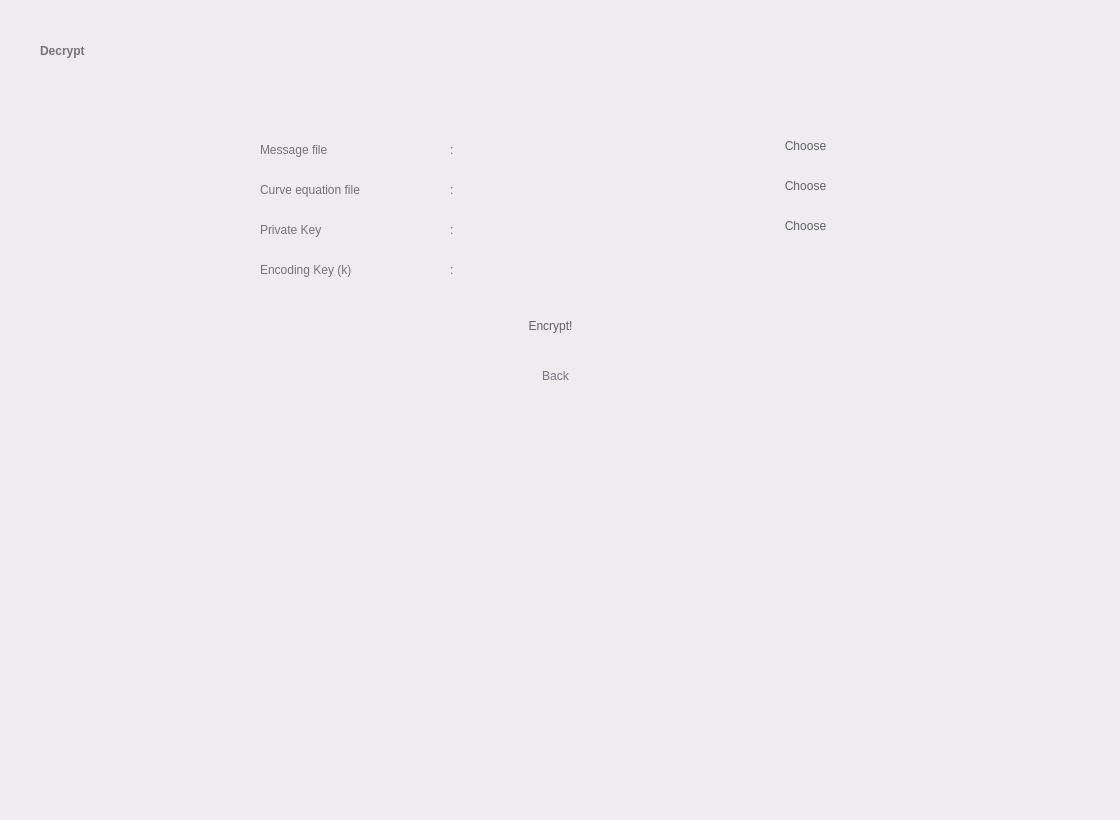
<?xml version="1.0" encoding="UTF-8"?>
<ui version="4.0">
 <class>Widget</class>
 <widget class="QWidget" name="Widget">
  <property name="geometry">
   <rect>
    <x>0</x>
    <y>0</y>
    <width>1120</width>
    <height>820</height>
   </rect>
  </property>
  <property name="windowTitle">
   <string>Widget</string>
  </property>
  <property name="styleSheet">
   <string notr="true">background-color: rgb(238, 236, 239);</string>
  </property>
  <widget class="QWidget" name="widget1" native="true">
   <property name="geometry">
    <rect>
     <x>0</x>
     <y>0</y>
     <width>1121</width>
     <height>821</height>
    </rect>
   </property>
   <property name="styleSheet">
    <string notr="true">QWidget#widget1 {background-color: rgb(246, 245, 247);};

</string>
   </property>
   <widget class="QLabel" name="label">
    <property name="geometry">
     <rect>
      <x>40</x>
      <y>30</y>
      <width>241</width>
      <height>41</height>
     </rect>
    </property>
    <property name="styleSheet">
     <string notr="true">background-color: rgba(255, 255, 255, 0);
color: rgb(116, 116, 118);
font: 36pt &quot;Product Sans&quot;;
font-weight: bold;
</string>
    </property>
    <property name="text">
     <string>Decrypt</string>
    </property>
    <property name="alignment">
     <set>Qt::AlignLeading|Qt::AlignLeft|Qt::AlignVCenter</set>
    </property>
   </widget>
   <widget class="QPushButton" name="goButton">
    <property name="geometry">
     <rect>
      <x>470</x>
      <y>300</y>
      <width>161</width>
      <height>51</height>
     </rect>
    </property>
    <property name="styleSheet">
     <string notr="true">font: 17pt &quot;Product Sans&quot;;
color: rgb(96, 99, 103);
border-radius: 25px;
</string>
    </property>
    <property name="text">
     <string>Encrypt!</string>
    </property>
   </widget>
   <widget class="QLineEdit" name="inputFileField">
    <property name="geometry">
     <rect>
      <x>470</x>
      <y>130</y>
      <width>291</width>
      <height>31</height>
     </rect>
    </property>
    <property name="styleSheet">
     <string notr="true">border-radius: 2px;
padding-left: 10px;
color: rgb(116, 116, 118);
</string>
    </property>
    <property name="readOnly">
     <bool>true</bool>
    </property>
   </widget>
   <widget class="QPushButton" name="messageFileButton">
    <property name="geometry">
     <rect>
      <x>770</x>
      <y>130</y>
      <width>71</width>
      <height>31</height>
     </rect>
    </property>
    <property name="styleSheet">
     <string notr="true">font: 15pt &quot;Product Sans&quot;;
color: rgb(96, 99, 103);
border-radius: 15px;
</string>
    </property>
    <property name="text">
     <string>Choose</string>
    </property>
   </widget>
   <widget class="QLabel" name="label_7">
    <property name="geometry">
     <rect>
      <x>260</x>
      <y>140</y>
      <width>171</width>
      <height>20</height>
     </rect>
    </property>
    <property name="styleSheet">
     <string notr="true">background-color: rgba(255, 255, 255, 0);
font: 15pt &quot;Product Sans&quot;;
color: rgb(116, 116, 118);</string>
    </property>
    <property name="text">
     <string>Message file</string>
    </property>
    <property name="alignment">
     <set>Qt::AlignLeading|Qt::AlignLeft|Qt::AlignVCenter</set>
    </property>
   </widget>
   <widget class="QLabel" name="label_10">
    <property name="geometry">
     <rect>
      <x>260</x>
      <y>220</y>
      <width>171</width>
      <height>20</height>
     </rect>
    </property>
    <property name="styleSheet">
     <string notr="true">background-color: rgba(255, 255, 255, 0);
font: 15pt &quot;Product Sans&quot;;
color: rgb(116, 116, 118);</string>
    </property>
    <property name="text">
     <string>Private Key</string>
    </property>
    <property name="alignment">
     <set>Qt::AlignLeading|Qt::AlignLeft|Qt::AlignVCenter</set>
    </property>
   </widget>
   <widget class="QLabel" name="label_13">
    <property name="geometry">
     <rect>
      <x>450</x>
      <y>140</y>
      <width>16</width>
      <height>20</height>
     </rect>
    </property>
    <property name="styleSheet">
     <string notr="true">background-color: rgba(255, 255, 255, 0);
font: 15pt &quot;Product Sans&quot;;
color: rgb(116, 116, 118);</string>
    </property>
    <property name="text">
     <string>:</string>
    </property>
    <property name="alignment">
     <set>Qt::AlignLeading|Qt::AlignLeft|Qt::AlignVCenter</set>
    </property>
   </widget>
   <widget class="QLabel" name="label_17">
    <property name="geometry">
     <rect>
      <x>450</x>
      <y>220</y>
      <width>16</width>
      <height>20</height>
     </rect>
    </property>
    <property name="styleSheet">
     <string notr="true">background-color: rgba(255, 255, 255, 0);
font: 15pt &quot;Product Sans&quot;;
color: rgb(116, 116, 118);</string>
    </property>
    <property name="text">
     <string>:</string>
    </property>
    <property name="alignment">
     <set>Qt::AlignLeading|Qt::AlignLeft|Qt::AlignVCenter</set>
    </property>
   </widget>
   <widget class="QPushButton" name="backButton">
    <property name="geometry">
     <rect>
      <x>520</x>
      <y>360</y>
      <width>71</width>
      <height>31</height>
     </rect>
    </property>
    <property name="styleSheet">
     <string notr="true">font: 12pt &quot;Product Sans&quot;;
color: rgb(118, 121, 128);
background-color: rgba(255, 255, 255, 0);
border-radius: 15px;
</string>
    </property>
    <property name="text">
     <string>Back</string>
    </property>
   </widget>
   <widget class="QLineEdit" name="encodingKeyField">
    <property name="geometry">
     <rect>
      <x>470</x>
      <y>250</y>
      <width>291</width>
      <height>31</height>
     </rect>
    </property>
    <property name="styleSheet">
     <string notr="true">border-radius: 2px;
padding-left: 10px;
color: rgb(116, 116, 118);
</string>
    </property>
   </widget>
   <widget class="QLabel" name="label_14">
    <property name="geometry">
     <rect>
      <x>260</x>
      <y>260</y>
      <width>171</width>
      <height>20</height>
     </rect>
    </property>
    <property name="styleSheet">
     <string notr="true">background-color: rgba(255, 255, 255, 0);
font: 15pt &quot;Product Sans&quot;;
color: rgb(116, 116, 118);</string>
    </property>
    <property name="text">
     <string>Encoding Key (k)</string>
    </property>
    <property name="alignment">
     <set>Qt::AlignLeading|Qt::AlignLeft|Qt::AlignVCenter</set>
    </property>
   </widget>
   <widget class="QLabel" name="label_19">
    <property name="geometry">
     <rect>
      <x>450</x>
      <y>260</y>
      <width>16</width>
      <height>20</height>
     </rect>
    </property>
    <property name="styleSheet">
     <string notr="true">background-color: rgba(255, 255, 255, 0);
font: 15pt &quot;Product Sans&quot;;
color: rgb(116, 116, 118);</string>
    </property>
    <property name="text">
     <string>:</string>
    </property>
    <property name="alignment">
     <set>Qt::AlignLeading|Qt::AlignLeft|Qt::AlignVCenter</set>
    </property>
   </widget>
   <widget class="QLineEdit" name="messageOutput">
    <property name="geometry">
     <rect>
      <x>260</x>
      <y>420</y>
      <width>591</width>
      <height>181</height>
     </rect>
    </property>
    <property name="styleSheet">
     <string notr="true">border-radius: 2px;
padding-left: 10px;
color: rgb(116, 116, 118);
</string>
    </property>
   </widget>
   <widget class="QLabel" name="label_42">
    <property name="geometry">
     <rect>
      <x>450</x>
      <y>180</y>
      <width>16</width>
      <height>20</height>
     </rect>
    </property>
    <property name="styleSheet">
     <string notr="true">background-color: rgba(255, 255, 255, 0);
font: 15pt &quot;Product Sans&quot;;
color: rgb(116, 116, 118);</string>
    </property>
    <property name="text">
     <string>:</string>
    </property>
    <property name="alignment">
     <set>Qt::AlignLeading|Qt::AlignLeft|Qt::AlignVCenter</set>
    </property>
   </widget>
   <widget class="QLabel" name="label_43">
    <property name="geometry">
     <rect>
      <x>260</x>
      <y>180</y>
      <width>171</width>
      <height>20</height>
     </rect>
    </property>
    <property name="styleSheet">
     <string notr="true">background-color: rgba(255, 255, 255, 0);
font: 15pt &quot;Product Sans&quot;;
color: rgb(116, 116, 118);</string>
    </property>
    <property name="text">
     <string>Curve equation file</string>
    </property>
    <property name="alignment">
     <set>Qt::AlignLeading|Qt::AlignLeft|Qt::AlignVCenter</set>
    </property>
   </widget>
   <widget class="QPushButton" name="curveEquationFileButton">
    <property name="geometry">
     <rect>
      <x>770</x>
      <y>170</y>
      <width>71</width>
      <height>31</height>
     </rect>
    </property>
    <property name="styleSheet">
     <string notr="true">font: 15pt &quot;Product Sans&quot;;
color: rgb(96, 99, 103);
border-radius: 15px;
</string>
    </property>
    <property name="text">
     <string>Choose</string>
    </property>
   </widget>
   <widget class="QLineEdit" name="curveFileField">
    <property name="geometry">
     <rect>
      <x>470</x>
      <y>170</y>
      <width>291</width>
      <height>31</height>
     </rect>
    </property>
    <property name="styleSheet">
     <string notr="true">border-radius: 2px;
padding-left: 10px;
color: rgb(116, 116, 118);
</string>
    </property>
    <property name="readOnly">
     <bool>true</bool>
    </property>
   </widget>
   <widget class="QLineEdit" name="keyFileField">
    <property name="geometry">
     <rect>
      <x>470</x>
      <y>210</y>
      <width>291</width>
      <height>31</height>
     </rect>
    </property>
    <property name="styleSheet">
     <string notr="true">border-radius: 2px;
padding-left: 10px;
color: rgb(116, 116, 118);
</string>
    </property>
    <property name="readOnly">
     <bool>true</bool>
    </property>
   </widget>
   <widget class="QPushButton" name="privateKeyFileButton">
    <property name="geometry">
     <rect>
      <x>770</x>
      <y>210</y>
      <width>71</width>
      <height>31</height>
     </rect>
    </property>
    <property name="styleSheet">
     <string notr="true">font: 15pt &quot;Product Sans&quot;;
color: rgb(96, 99, 103);
border-radius: 15px;
</string>
    </property>
    <property name="text">
     <string>Choose</string>
    </property>
   </widget>
  </widget>
 </widget>
 <resources/>
 <connections/>
 <buttongroups>
  <buttongroup name="buttonGroup"/>
 </buttongroups>
</ui>
